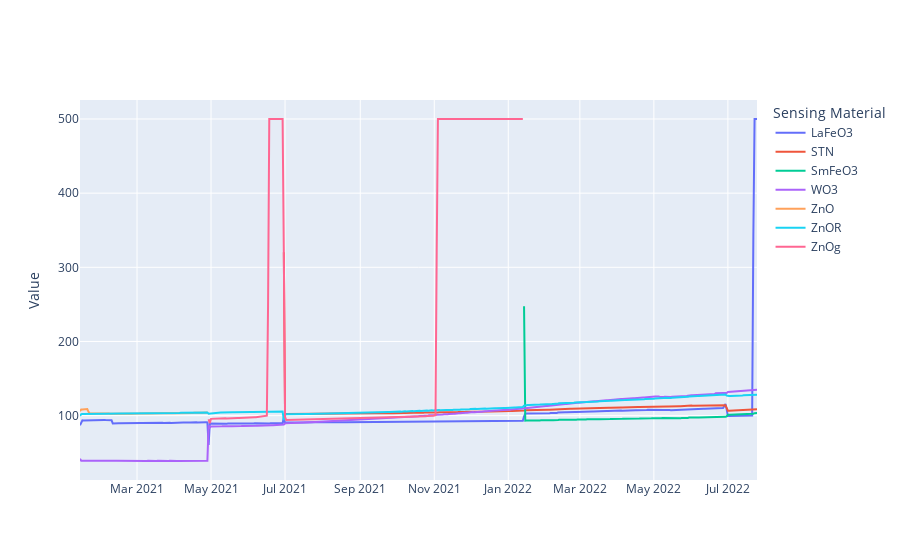

Here is the notebook cell this chart was saved with:
### Code cell
#top-right plot-----------------------------PLOTTING heaters resistence---------------------------------------------------------

import pandas as pd
import numpy as np
import plotly.express as px
from matplotlib import pyplot as plt
import seaborn as sns
from plotly.subplots import make_subplots
import plotly.graph_objects as go

#----------------INPUT---------------
SensingMaterial = "LaFeO3"
Anno = "2021"
plot_width = 800
plot_height = 400


#------------IMPORT---------
dfFBK1 = pd.read_csv('FBK data/appa1_new.csv', encoding='windows-1252')
dfFBK1.ts = pd.to_datetime(dfFBK1.ts)

#------------SETTING FILTER-------------------------
DataInizioAnno = Anno + "-01-01" #OPTIONAL
DataFineAnno = Anno + "-12-31"

#SETTING UP DF
dfFBK1 = dfFBK1.dropna()
dfFBK1=dfFBK1.drop(dfFBK1.columns[[8,9,10,11,12,13]], axis=1)
dfFBK1["signal_res"] = dfFBK1["signal_res"].astype(float)
dfFBK1["heater_res"] = dfFBK1["heater_res"].astype(float)
dfFBK1["heater_V"] = dfFBK1["heater_V"].astype(float)
dfFBK1["T"] = dfFBK1["T"].astype(float)
dfFBK1["RH"] = dfFBK1["RH"].astype(float)
dfFBK1["P"] = dfFBK1["P"].astype(float)
dfFBK1["T"] = dfFBK1["T"].astype(float)

dfFBK1 = dfFBK1.drop_duplicates(['sensing_,material','ts'])
dfFBK1['Data'] = pd.to_datetime(dfFBK1.ts.dt.date)
dfFBK1['Ora'] = str(dfFBK1.ts.dt.time)

dfFBK1ResV = dfFBK1.drop(dfFBK1.columns[[5,6,7]], axis=1) #drop Temperature, humidity, pressure
dfFBK1ResV = dfFBK1ResV.groupby(["Data", "sensing_,material"]).mean()
dfFBK1ResV = dfFBK1ResV.reset_index()

dfFBK1ResV["Data"] = pd.to_datetime(dfFBK1ResV["Data"])
dfFBK1ResV = dfFBK1ResV.drop(dfFBK1.columns[[2,4]], axis=1)  #0 index = Data, 1index = sensing material, 2index = signal_res, 3index = heater_res, 4index = heater_V

#dfFBK1Sens = dfFBK1ResV[dfFBK1ResV["sensing_,material"] == SensingMaterial]

#--------------------------FILTERING STUFF -----------------------------------------
#dfFBK1Sens = dfFBK1TPH[dfFBK1TPH["sensing_,material"] == SensingMaterial]

#dfFBK1TPH = dfFBK1TPH[DataInizioAnno <= dfFBK1TPH.Data]
#dfFBK1TPH = dfFBK1TPH[dfFBK1TPH.Data <= DataFineAnno]
#----------------------------------------------------------------------------------

fig = go.Figure()
for SensingMaterial, group in dfFBK1ResV.groupby("sensing_,material"):
    fig.add_trace(go.Scatter(
        x = dfFBK1ResV[
            dfFBK1ResV["sensing_,material"] == SensingMaterial
        ]["Data"],
        y = dfFBK1ResV[
            dfFBK1ResV["sensing_,material"] == SensingMaterial
        ]["heater_res"],
        name=SensingMaterial)
    )

fig.update_layout(legend_title_text = "Sensing Material")
fig.update_yaxes(title_text="Value")
fig.show()

### Figure 1 — Plotly figure (JSON) as saved in the notebook; plotly's stock layout.template omitted (floating-point values rounded to 4 significant figures; data arrays with more than 128 entries replaced by an {"elided": "..."} marker saying what was removed)
{"data": [{"name": "LaFeO3", "type": "scatter", "x": {"elided": "559 str values"}, "y": {"elided": "559 float values"}}, {"name": "STN", "type": "scatter", "x": {"elided": "391 str values"}, "y": {"elided": "391 float values"}}, {"name": "SmFeO3", "type": "scatter", "x": {"elided": "193 str values"}, "y": {"elided": "193 float values"}}, {"name": "WO3", "type": "scatter", "x": {"elided": "559 str values"}, "y": {"elided": "559 float values"}}, {"name": "ZnO", "type": "scatter", "x": ["2021-01-13T00:00:00", "2021-01-14T00:00:00", "2021-01-15T00:00:00", "2021-01-16T00:00:00", "2021-01-17T00:00:00", "2021-01-18T00:00:00", "2021-01-19T00:00:00", "2021-01-20T00:00:00", "2021-01-21T00:00:00", "2021-01-22T00:00:00", "2021-01-23T00:00:00", "2021-01-24T00:00:00", "2021-01-25T00:00:00", "2021-01-26T00:00:00", "2021-01-27T00:00:00", "2021-01-28T00:00:00", "2021-01-29T00:00:00", "2021-01-30T00:00:00", "2021-01-31T00:00:00", "2021-02-01T00:00:00", "2021-02-02T00:00:00", "2021-02-03T00:00:00", "2021-02-04T00:00:00", "2021-02-05T00:00:00", "2021-02-06T00:00:00", "2021-02-07T00:00:00", "2021-02-08T00:00:00", "2021-02-09T00:00:00", "2021-02-10T00:00:00", "2021-02-11T00:00:00", "2021-02-12T00:00:00", "2021-02-13T00:00:00", "2021-02-14T00:00:00", "2021-02-15T00:00:00", "2021-02-16T00:00:00", "2021-02-17T00:00:00", "2021-02-18T00:00:00", "2021-02-19T00:00:00", "2021-02-20T00:00:00", "2021-02-21T00:00:00", "2021-02-22T00:00:00", "2021-02-23T00:00:00", "2021-02-24T00:00:00", "2021-02-25T00:00:00", "2021-02-26T00:00:00", "2021-02-27T00:00:00", "2021-02-28T00:00:00", "2021-03-01T00:00:00", "2021-03-02T00:00:00", "2021-03-03T00:00:00", "2021-03-04T00:00:00", "2021-03-05T00:00:00", "2021-03-06T00:00:00", "2021-03-07T00:00:00", "2021-03-08T00:00:00", "2021-03-09T00:00:00", "2021-03-10T00:00:00", "2021-03-11T00:00:00", "2021-03-12T00:00:00", "2021-03-13T00:00:00", "2021-03-14T00:00:00", "2021-03-15T00:00:00", "2021-03-16T00:00:00", "2021-03-17T00:00:00", "2021-03-18T00:00:00", "2021-03-19T00:00:00", "2021-03-20T00:00:00", "2021-03-21T00:00:00", "2021-03-22T00:00:00", "2021-03-23T00:00:00", "2021-03-24T00:00:00", "2021-03-25T00:00:00", "2021-03-26T00:00:00", "2021-03-27T00:00:00", "2021-03-28T00:00:00", "2021-03-29T00:00:00", "2021-03-30T00:00:00", "2021-03-31T00:00:00", "2021-04-01T00:00:00", "2021-04-02T00:00:00", "2021-04-03T00:00:00", "2021-04-04T00:00:00", "2021-04-05T00:00:00", "2021-04-06T00:00:00", "2021-04-07T00:00:00", "2021-04-08T00:00:00", "2021-04-09T00:00:00", "2021-04-10T00:00:00", "2021-04-11T00:00:00", "2021-04-12T00:00:00", "2021-04-13T00:00:00", "2021-04-14T00:00:00", "2021-04-15T00:00:00", "2021-04-16T00:00:00", "2021-04-17T00:00:00", "2021-04-18T00:00:00", "2021-04-19T00:00:00", "2021-04-20T00:00:00", "2021-04-21T00:00:00", "2021-04-22T00:00:00", "2021-04-23T00:00:00", "2021-04-24T00:00:00", "2021-04-25T00:00:00", "2021-04-26T00:00:00", "2021-04-27T00:00:00", "2021-04-28T00:00:00"], "y": [105.9, 108.2, 108.4, 108.4, 108.6, 108.6, 108.8, 105.1, 102.8, 102.7, 102.8, 102.8, 103.0, 102.9, 103.0, 102.9, 103.1, 103.0, 103.0, 102.9, 103.0, 102.9, 103.0, 102.8, 102.9, 102.4, 102.6, 102.4, 102.5, 102.5, 102.6, 102.6, 102.7, 102.7, 102.7, 102.6, 102.7, 102.5, 102.7, 102.5, 102.7, 102.5, 102.7, 102.6, 102.8, 102.6, 102.8, 102.7, 102.8, 102.7, 102.8, 102.7, 102.9, 102.8, 102.9, 102.8, 103.0, 102.8, 102.9, 102.8, 103.1, 102.9, 103.2, 103.0, 103.2, 103.1, 103.3, 103.2, 103.3, 103.1, 103.2, 103.1, 103.2, 103.0, 103.2, 103.0, 103.1, 103.1, 103.2, 103.1, 103.3, 103.4, 103.4, 103.5, 103.6, 103.6, 103.5, 103.4, 103.5, 103.4, 103.7, 103.6, 103.7, 103.6, 103.8, 103.6, 103.8, 103.7, 103.8, 103.8, 103.9, 103.9, 104.1, 104.1, 104.3, 104.2]}, {"name": "ZnOR", "type": "scatter", "x": {"elided": "559 str values"}, "y": {"elided": "559 float values"}}, {"name": "ZnOg", "type": "scatter", "x": {"elided": "260 str values"}, "y": {"elided": "260 float values"}}], "layout": {"legend": {"title": {"text": "Sensing Material"}}, "yaxis": {"title": {"text": "Value"}}}}
